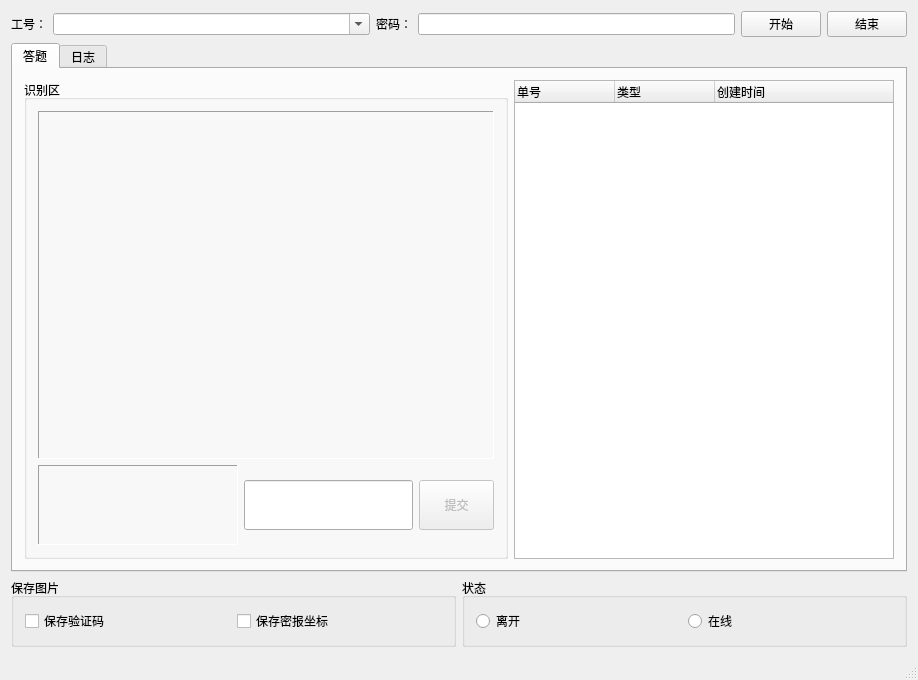
<?xml version="1.0" encoding="UTF-8"?>
<ui version="4.0">
 <class>RecognizerClass</class>
 <widget class="QMainWindow" name="RecognizerClass">
  <property name="geometry">
   <rect>
    <x>0</x>
    <y>0</y>
    <width>918</width>
    <height>680</height>
   </rect>
  </property>
  <property name="windowTitle">
   <string>GTR答题器1.4.1</string>
  </property>
  <widget class="QWidget" name="centralWidget">
   <layout class="QVBoxLayout" name="verticalLayout_2">
    <item>
     <layout class="QHBoxLayout" name="horizontalLayout_2">
      <item>
       <widget class="QLabel" name="label">
        <property name="text">
         <string>工号：</string>
        </property>
       </widget>
      </item>
      <item>
       <widget class="QComboBox" name="m_count">
        <property name="sizePolicy">
         <sizepolicy hsizetype="Expanding" vsizetype="Fixed">
          <horstretch>1</horstretch>
          <verstretch>0</verstretch>
         </sizepolicy>
        </property>
        <property name="editable">
         <bool>true</bool>
        </property>
       </widget>
      </item>
      <item>
       <widget class="QLabel" name="label_2">
        <property name="text">
         <string>密码：</string>
        </property>
       </widget>
      </item>
      <item>
       <widget class="QLineEdit" name="m_password">
        <property name="sizePolicy">
         <sizepolicy hsizetype="Expanding" vsizetype="Fixed">
          <horstretch>1</horstretch>
          <verstretch>0</verstretch>
         </sizepolicy>
        </property>
       </widget>
      </item>
      <item>
       <widget class="QPushButton" name="m_login">
        <property name="text">
         <string>开始</string>
        </property>
       </widget>
      </item>
      <item>
       <widget class="QPushButton" name="m_logout">
        <property name="text">
         <string>结束</string>
        </property>
       </widget>
      </item>
     </layout>
    </item>
    <item>
     <widget class="QTabWidget" name="tabWidget">
      <property name="currentIndex">
       <number>0</number>
      </property>
      <widget class="QWidget" name="tabAnswer">
       <attribute name="title">
        <string>答题</string>
       </attribute>
       <layout class="QHBoxLayout" name="horizontalLayout_7">
        <item>
         <widget class="QGroupBox" name="groupBox">
          <property name="sizePolicy">
           <sizepolicy hsizetype="MinimumExpanding" vsizetype="MinimumExpanding">
            <horstretch>0</horstretch>
            <verstretch>0</verstretch>
           </sizepolicy>
          </property>
          <property name="minimumSize">
           <size>
            <width>251</width>
            <height>381</height>
           </size>
          </property>
          <property name="title">
           <string>识别区</string>
          </property>
          <layout class="QVBoxLayout" name="verticalLayout">
           <item>
            <widget class="QLabel" name="imageLabel">
             <property name="sizePolicy">
              <sizepolicy hsizetype="MinimumExpanding" vsizetype="MinimumExpanding">
               <horstretch>0</horstretch>
               <verstretch>0</verstretch>
              </sizepolicy>
             </property>
             <property name="minimumSize">
              <size>
               <width>210</width>
               <height>280</height>
              </size>
             </property>
             <property name="frameShape">
              <enum>QFrame::Panel</enum>
             </property>
             <property name="frameShadow">
              <enum>QFrame::Sunken</enum>
             </property>
             <property name="scaledContents">
              <bool>true</bool>
             </property>
            </widget>
           </item>
           <item>
            <layout class="QHBoxLayout" name="horizontalLayout">
             <item>
              <widget class="QLabel" name="positionLabel">
               <property name="sizePolicy">
                <sizepolicy hsizetype="Fixed" vsizetype="Fixed">
                 <horstretch>0</horstretch>
                 <verstretch>0</verstretch>
                </sizepolicy>
               </property>
               <property name="minimumSize">
                <size>
                 <width>200</width>
                 <height>80</height>
                </size>
               </property>
               <property name="maximumSize">
                <size>
                 <width>200</width>
                 <height>80</height>
                </size>
               </property>
               <property name="frameShape">
                <enum>QFrame::Panel</enum>
               </property>
               <property name="frameShadow">
                <enum>QFrame::Sunken</enum>
               </property>
               <property name="scaledContents">
                <bool>true</bool>
               </property>
              </widget>
             </item>
             <item>
              <widget class="QLineEdit" name="answerLineEdit">
               <property name="minimumSize">
                <size>
                 <width>15</width>
                 <height>50</height>
                </size>
               </property>
               <property name="maximumSize">
                <size>
                 <width>16777215</width>
                 <height>50</height>
                </size>
               </property>
               <property name="font">
                <font>
                 <family>Arial Black</family>
                 <pointsize>12</pointsize>
                 <weight>50</weight>
                 <italic>false</italic>
                 <bold>false</bold>
                 <underline>false</underline>
                 <strikeout>false</strikeout>
                </font>
               </property>
               <property name="maxLength">
                <number>10</number>
               </property>
              </widget>
             </item>
             <item>
              <widget class="QPushButton" name="submitPushButton">
               <property name="enabled">
                <bool>false</bool>
               </property>
               <property name="sizePolicy">
                <sizepolicy hsizetype="Fixed" vsizetype="Fixed">
                 <horstretch>0</horstretch>
                 <verstretch>0</verstretch>
                </sizepolicy>
               </property>
               <property name="minimumSize">
                <size>
                 <width>75</width>
                 <height>50</height>
                </size>
               </property>
               <property name="maximumSize">
                <size>
                 <width>75</width>
                 <height>50</height>
                </size>
               </property>
               <property name="text">
                <string>提交</string>
               </property>
              </widget>
             </item>
            </layout>
           </item>
          </layout>
         </widget>
        </item>
        <item>
         <widget class="QTreeWidget" name="treeWidget">
          <property name="sizePolicy">
           <sizepolicy hsizetype="Fixed" vsizetype="Expanding">
            <horstretch>0</horstretch>
            <verstretch>0</verstretch>
           </sizepolicy>
          </property>
          <property name="minimumSize">
           <size>
            <width>380</width>
            <height>0</height>
           </size>
          </property>
          <column>
           <property name="text">
            <string>单号</string>
           </property>
          </column>
          <column>
           <property name="text">
            <string>类型</string>
           </property>
          </column>
          <column>
           <property name="text">
            <string>创建时间</string>
           </property>
          </column>
         </widget>
        </item>
       </layout>
      </widget>
      <widget class="QWidget" name="tabLog">
       <attribute name="title">
        <string>日志</string>
       </attribute>
       <layout class="QHBoxLayout" name="horizontalLayout_3">
        <item>
         <widget class="QTextEdit" name="logTextEdit">
          <property name="readOnly">
           <bool>true</bool>
          </property>
         </widget>
        </item>
       </layout>
      </widget>
     </widget>
    </item>
    <item>
     <layout class="QHBoxLayout" name="horizontalLayout_5">
      <item>
       <widget class="QGroupBox" name="groupBox_2">
        <property name="title">
         <string>保存图片</string>
        </property>
        <layout class="QHBoxLayout" name="horizontalLayout_4">
         <item>
          <widget class="QCheckBox" name="m_saveYZMPix">
           <property name="text">
            <string>保存验证码</string>
           </property>
          </widget>
         </item>
         <item>
          <widget class="QCheckBox" name="m_saveMBKPositionPix">
           <property name="text">
            <string>保存密报坐标</string>
           </property>
          </widget>
         </item>
        </layout>
       </widget>
      </item>
      <item>
       <widget class="QGroupBox" name="groupBox_3">
        <property name="title">
         <string>状态</string>
        </property>
        <layout class="QHBoxLayout" name="horizontalLayout_6">
         <item>
          <widget class="QRadioButton" name="m_leave">
           <property name="text">
            <string>离开</string>
           </property>
          </widget>
         </item>
         <item>
          <widget class="QRadioButton" name="m_online">
           <property name="text">
            <string>在线</string>
           </property>
          </widget>
         </item>
        </layout>
       </widget>
      </item>
     </layout>
    </item>
   </layout>
  </widget>
  <widget class="QStatusBar" name="statusBar"/>
 </widget>
 <layoutdefault spacing="6" margin="11"/>
 <resources/>
 <connections/>
</ui>
